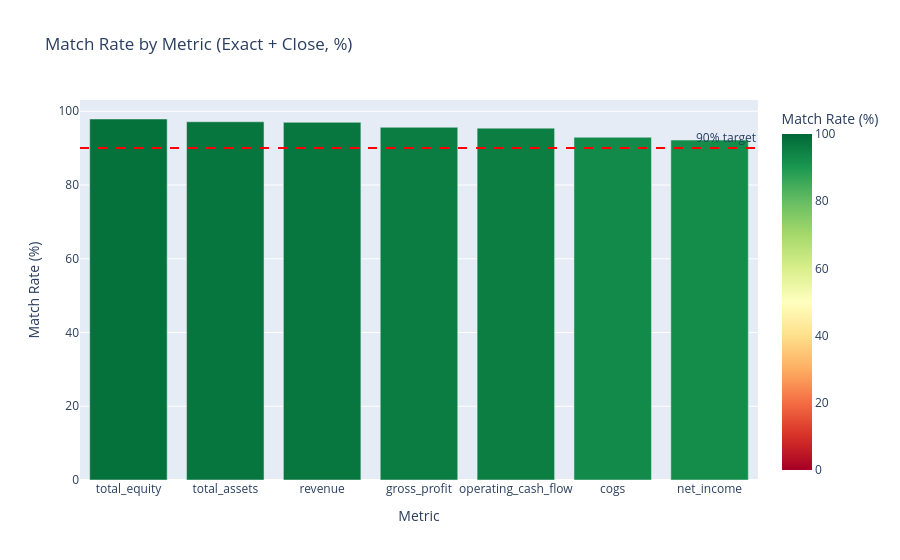

Here is the notebook cell this chart was saved with:
### Code cell
fig = px.bar(
    metric_stats,
    x='metric_name', y='match_rate_%',
    color='match_rate_%',
    color_continuous_scale='RdYlGn',
    range_color=[0, 100],
    title='Match Rate by Metric (Exact + Close, %)',
    labels={'metric_name': 'Metric', 'match_rate_%': 'Match Rate (%)'},
)
fig.add_hline(y=90, line_dash='dash', line_color='red', annotation_text='90% target')
fig.update_layout(showlegend=False)
fig.show()

### Figure 1 — Plotly figure (JSON) as saved in the notebook; plotly's stock layout.template omitted (floating-point values rounded to 4 significant figures)
{"data": [{"hovertemplate": "Metric=%{x}<br>Match Rate (%)=%{marker.color}<extra></extra>", "legendgroup": "", "marker": {"color": [97.9, 97.15, 97.0, 95.65, 95.42, 92.94, 92.19], "coloraxis": "coloraxis", "pattern": {"shape": ""}}, "name": "", "orientation": "v", "showlegend": false, "textposition": "auto", "type": "bar", "x": ["total_equity", "total_assets", "revenue", "gross_profit", "operating_cash_flow", "cogs", "net_income"], "xaxis": "x", "y": [97.9, 97.15, 97.0, 95.65, 95.42, 92.94, 92.19], "yaxis": "y"}], "layout": {"annotations": [{"showarrow": false, "text": "90% target", "x": 1, "xanchor": "right", "xref": "x domain", "y": 90, "yanchor": "bottom", "yref": "y"}], "barmode": "relative", "coloraxis": {"cmax": 100, "cmin": 0, "colorbar": {"title": {"text": "Match Rate (%)"}}, "colorscale": [[0.0, "rgb(165,0,38)"], [0.1, "rgb(215,48,39)"], [0.2, "rgb(244,109,67)"], [0.3, "rgb(253,174,97)"], [0.4, "rgb(254,224,139)"], [0.5, "rgb(255,255,191)"], [0.6, "rgb(217,239,139)"], [0.7, "rgb(166,217,106)"], [0.8, "rgb(102,189,99)"], [0.9, "rgb(26,152,80)"], [1.0, "rgb(0,104,55)"]]}, "legend": {"tracegroupgap": 0}, "shapes": [{"line": {"color": "red", "dash": "dash"}, "type": "line", "x0": 0, "x1": 1, "xref": "x domain", "y0": 90, "y1": 90, "yref": "y"}], "showlegend": false, "title": {"text": "Match Rate by Metric (Exact + Close, %)"}, "xaxis": {"anchor": "y", "domain": [0.0, 1.0], "title": {"text": "Metric"}}, "yaxis": {"anchor": "x", "domain": [0.0, 1.0], "title": {"text": "Match Rate (%)"}}}}
